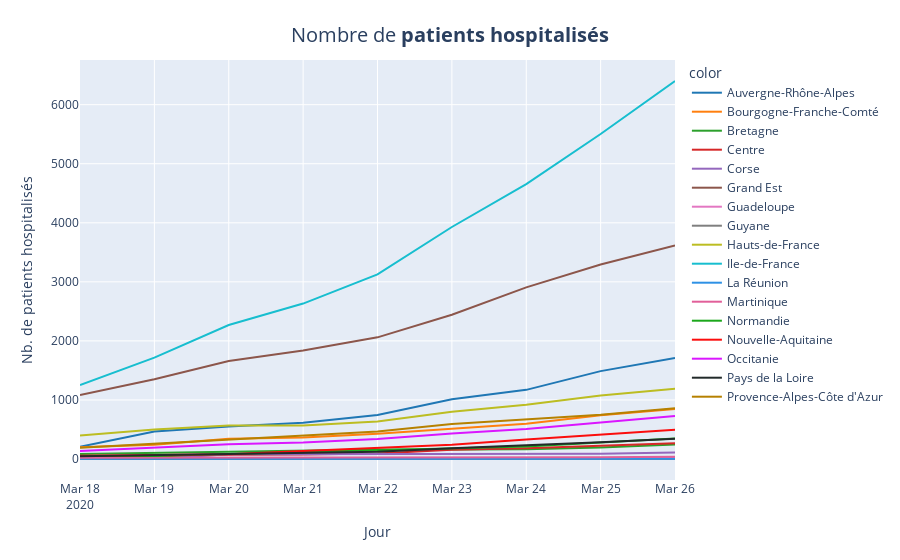

Notebook code for this chart:
### Code cell
fig = px.line(x=df_region['jour'], y=df_region['rea']+df_region['hosp'], color=df_region["regionName"], color_discrete_sequence=colors)
fig.update_layout(
    title={
                'text': "Nombre de <b>patients hospitalisés</b>",
                'y':0.95,
                'x':0.5,
                'xanchor': 'center',
                'yanchor': 'top'},
                titlefont = dict(
                size=20)
                 )
fig.update_xaxes(title="Jour")
fig.update_yaxes(title="Nb. de patients hospitalisés")
fig.write_image("images/charts/france/hosp_line.png", scale=3, width=1100, height=700)
fig.show()

### Figure 1 — Plotly figure (JSON) as saved in the notebook; plotly's stock layout.template omitted (floating-point values rounded to 4 significant figures)
{"data": [{"hoverlabel": {"namelength": 0}, "hovertemplate": "color=Auvergne-Rhône-Alpes<br>x=%{x}<br>y=%{y}", "legendgroup": "Auvergne-Rhône-Alpes", "line": {"color": "#1F77B4", "dash": "solid"}, "mode": "lines", "name": "Auvergne-Rhône-Alpes", "showlegend": true, "type": "scatter", "x": ["2020-03-18", "2020-03-19", "2020-03-20", "2020-03-21", "2020-03-22", "2020-03-23", "2020-03-24", "2020-03-25", "2020-03-26"], "xaxis": "x", "y": [207, 464, 550, 613, 747, 1010, 1171, 1488, 1712], "yaxis": "y"}, {"hoverlabel": {"namelength": 0}, "hovertemplate": "color=Bourgogne-Franche-Comté<br>x=%{x}<br>y=%{y}", "legendgroup": "Bourgogne-Franche-Comté", "line": {"color": "#FF7F0E", "dash": "solid"}, "mode": "lines", "name": "Bourgogne-Franche-Comté", "showlegend": true, "type": "scatter", "x": ["2020-03-18", "2020-03-19", "2020-03-20", "2020-03-21", "2020-03-22", "2020-03-23", "2020-03-24", "2020-03-25", "2020-03-26"], "xaxis": "x", "y": [201, 241, 341, 362, 428, 510, 598, 741, 845], "yaxis": "y"}, {"hoverlabel": {"namelength": 0}, "hovertemplate": "color=Bretagne<br>x=%{x}<br>y=%{y}", "legendgroup": "Bretagne", "line": {"color": "#2CA02C", "dash": "solid"}, "mode": "lines", "name": "Bretagne", "showlegend": true, "type": "scatter", "x": ["2020-03-18", "2020-03-19", "2020-03-20", "2020-03-21", "2020-03-22", "2020-03-23", "2020-03-24", "2020-03-25", "2020-03-26"], "xaxis": "x", "y": [83, 103, 119, 133, 161, 162, 163, 196, 247], "yaxis": "y"}, {"hoverlabel": {"namelength": 0}, "hovertemplate": "color=Centre<br>x=%{x}<br>y=%{y}", "legendgroup": "Centre", "line": {"color": "#D62728", "dash": "solid"}, "mode": "lines", "name": "Centre", "showlegend": true, "type": "scatter", "x": ["2020-03-18", "2020-03-19", "2020-03-20", "2020-03-21", "2020-03-22", "2020-03-23", "2020-03-24", "2020-03-25", "2020-03-26"], "xaxis": "x", "y": [19, 41, 71, 78, 95, 155, 181, 223, 267], "yaxis": "y"}, {"hoverlabel": {"namelength": 0}, "hovertemplate": "color=Corse<br>x=%{x}<br>y=%{y}", "legendgroup": "Corse", "line": {"color": "#9467BD", "dash": "solid"}, "mode": "lines", "name": "Corse", "showlegend": true, "type": "scatter", "x": ["2020-03-18", "2020-03-19", "2020-03-20", "2020-03-21", "2020-03-22", "2020-03-23", "2020-03-24", "2020-03-25", "2020-03-26"], "xaxis": "x", "y": [0, 1, 80, 82, 77, 74, 79, 90, 108], "yaxis": "y"}, {"hoverlabel": {"namelength": 0}, "hovertemplate": "color=Grand Est<br>x=%{x}<br>y=%{y}", "legendgroup": "Grand Est", "line": {"color": "#8C564B", "dash": "solid"}, "mode": "lines", "name": "Grand Est", "showlegend": true, "type": "scatter", "x": ["2020-03-18", "2020-03-19", "2020-03-20", "2020-03-21", "2020-03-22", "2020-03-23", "2020-03-24", "2020-03-25", "2020-03-26"], "xaxis": "x", "y": [1083, 1350, 1658, 1837, 2060, 2443, 2906, 3295, 3615], "yaxis": "y"}, {"hoverlabel": {"namelength": 0}, "hovertemplate": "color=Guadeloupe<br>x=%{x}<br>y=%{y}", "legendgroup": "Guadeloupe", "line": {"color": "#E377C2", "dash": "solid"}, "mode": "lines", "name": "Guadeloupe", "showlegend": true, "type": "scatter", "x": ["2020-03-18", "2020-03-19", "2020-03-20", "2020-03-21", "2020-03-22", "2020-03-23", "2020-03-24", "2020-03-25", "2020-03-26"], "xaxis": "x", "y": [0, 0, 0, 0, 12, 12, 12, 12, 28], "yaxis": "y"}, {"hoverlabel": {"namelength": 0}, "hovertemplate": "color=Guyane<br>x=%{x}<br>y=%{y}", "legendgroup": "Guyane", "line": {"color": "#7F7F7F", "dash": "solid"}, "mode": "lines", "name": "Guyane", "showlegend": true, "type": "scatter", "x": ["2020-03-18", "2020-03-19", "2020-03-20", "2020-03-21", "2020-03-22", "2020-03-23", "2020-03-24", "2020-03-25", "2020-03-26"], "xaxis": "x", "y": [0, 0, 0, 0, 0, 0, 0, 0, 0], "yaxis": "y"}, {"hoverlabel": {"namelength": 0}, "hovertemplate": "color=Hauts-de-France<br>x=%{x}<br>y=%{y}", "legendgroup": "Hauts-de-France", "line": {"color": "#BCBD22", "dash": "solid"}, "mode": "lines", "name": "Hauts-de-France", "showlegend": true, "type": "scatter", "x": ["2020-03-18", "2020-03-19", "2020-03-20", "2020-03-21", "2020-03-22", "2020-03-23", "2020-03-24", "2020-03-25", "2020-03-26"], "xaxis": "x", "y": [400, 499, 568, 568, 636, 799, 919, 1076, 1190], "yaxis": "y"}, {"hoverlabel": {"namelength": 0}, "hovertemplate": "color=Ile-de-France<br>x=%{x}<br>y=%{y}", "legendgroup": "Ile-de-France", "line": {"color": "#17BECF", "dash": "solid"}, "mode": "lines", "name": "Ile-de-France", "showlegend": true, "type": "scatter", "x": ["2020-03-18", "2020-03-19", "2020-03-20", "2020-03-21", "2020-03-22", "2020-03-23", "2020-03-24", "2020-03-25", "2020-03-26"], "xaxis": "x", "y": [1251, 1716, 2269, 2632, 3125, 3929, 4656, 5503, 6401], "yaxis": "y"}, {"hoverlabel": {"namelength": 0}, "hovertemplate": "color=La Réunion<br>x=%{x}<br>y=%{y}", "legendgroup": "La Réunion", "line": {"color": "#2E91E5", "dash": "solid"}, "mode": "lines", "name": "La Réunion", "showlegend": true, "type": "scatter", "x": ["2020-03-18", "2020-03-19", "2020-03-20", "2020-03-21", "2020-03-22", "2020-03-23", "2020-03-24", "2020-03-25", "2020-03-26"], "xaxis": "x", "y": [4, 4, 4, 4, 4, 4, 6, 6, 6], "yaxis": "y"}, {"hoverlabel": {"namelength": 0}, "hovertemplate": "color=Martinique<br>x=%{x}<br>y=%{y}", "legendgroup": "Martinique", "line": {"color": "#E15F99", "dash": "solid"}, "mode": "lines", "name": "Martinique", "showlegend": true, "type": "scatter", "x": ["2020-03-18", "2020-03-19", "2020-03-20", "2020-03-21", "2020-03-22", "2020-03-23", "2020-03-24", "2020-03-25", "2020-03-26"], "xaxis": "x", "y": [21, 22, 24, 24, 24, 24, 18, 29, 40], "yaxis": "y"}, {"hoverlabel": {"namelength": 0}, "hovertemplate": "color=Normandie<br>x=%{x}<br>y=%{y}", "legendgroup": "Normandie", "line": {"color": "#1CA71C", "dash": "solid"}, "mode": "lines", "name": "Normandie", "showlegend": true, "type": "scatter", "x": ["2020-03-18", "2020-03-19", "2020-03-20", "2020-03-21", "2020-03-22", "2020-03-23", "2020-03-24", "2020-03-25", "2020-03-26"], "xaxis": "x", "y": [49, 52, 84, 113, 143, 181, 210, 281, 348], "yaxis": "y"}, {"hoverlabel": {"namelength": 0}, "hovertemplate": "color=Nouvelle-Aquitaine<br>x=%{x}<br>y=%{y}", "legendgroup": "Nouvelle-Aquitaine", "line": {"color": "#FB0D0D", "dash": "solid"}, "mode": "lines", "name": "Nouvelle-Aquitaine", "showlegend": true, "type": "scatter", "x": ["2020-03-18", "2020-03-19", "2020-03-20", "2020-03-21", "2020-03-22", "2020-03-23", "2020-03-24", "2020-03-25", "2020-03-26"], "xaxis": "x", "y": [53, 63, 80, 135, 186, 243, 332, 415, 495], "yaxis": "y"}, {"hoverlabel": {"namelength": 0}, "hovertemplate": "color=Occitanie<br>x=%{x}<br>y=%{y}", "legendgroup": "Occitanie", "line": {"color": "#DA16FF", "dash": "solid"}, "mode": "lines", "name": "Occitanie", "showlegend": true, "type": "scatter", "x": ["2020-03-18", "2020-03-19", "2020-03-20", "2020-03-21", "2020-03-22", "2020-03-23", "2020-03-24", "2020-03-25", "2020-03-26"], "xaxis": "x", "y": [134, 193, 249, 279, 340, 432, 507, 616, 728], "yaxis": "y"}, {"hoverlabel": {"namelength": 0}, "hovertemplate": "color=Pays de la Loire<br>x=%{x}<br>y=%{y}", "legendgroup": "Pays de la Loire", "line": {"color": "#222A2A", "dash": "solid"}, "mode": "lines", "name": "Pays de la Loire", "showlegend": true, "type": "scatter", "x": ["2020-03-18", "2020-03-19", "2020-03-20", "2020-03-21", "2020-03-22", "2020-03-23", "2020-03-24", "2020-03-25", "2020-03-26"], "xaxis": "x", "y": [48, 69, 90, 101, 124, 182, 230, 285, 341], "yaxis": "y"}, {"hoverlabel": {"namelength": 0}, "hovertemplate": "color=Provence-Alpes-Côte d'Azur<br>x=%{x}<br>y=%{y}", "legendgroup": "Provence-Alpes-Côte d'Azur", "line": {"color": "#B68100", "dash": "solid"}, "mode": "lines", "name": "Provence-Alpes-Côte d'Azur", "showlegend": true, "type": "scatter", "x": ["2020-03-18", "2020-03-19", "2020-03-20", "2020-03-21", "2020-03-22", "2020-03-23", "2020-03-24", "2020-03-25", "2020-03-26"], "xaxis": "x", "y": [190, 257, 336, 392, 466, 593, 678, 751, 859], "yaxis": "y"}], "layout": {"legend": {"title": {"text": "color"}, "tracegroupgap": 0}, "margin": {"t": 60}, "title": {"font": {"size": 20}, "text": "Nombre de <b>patients hospitalisés</b>", "x": 0.5, "xanchor": "center", "y": 0.95, "yanchor": "top"}, "xaxis": {"anchor": "y", "domain": [0, 1], "title": {"text": "Jour"}}, "yaxis": {"anchor": "x", "domain": [0, 1], "title": {"text": "Nb. de patients hospitalisés"}}}}
